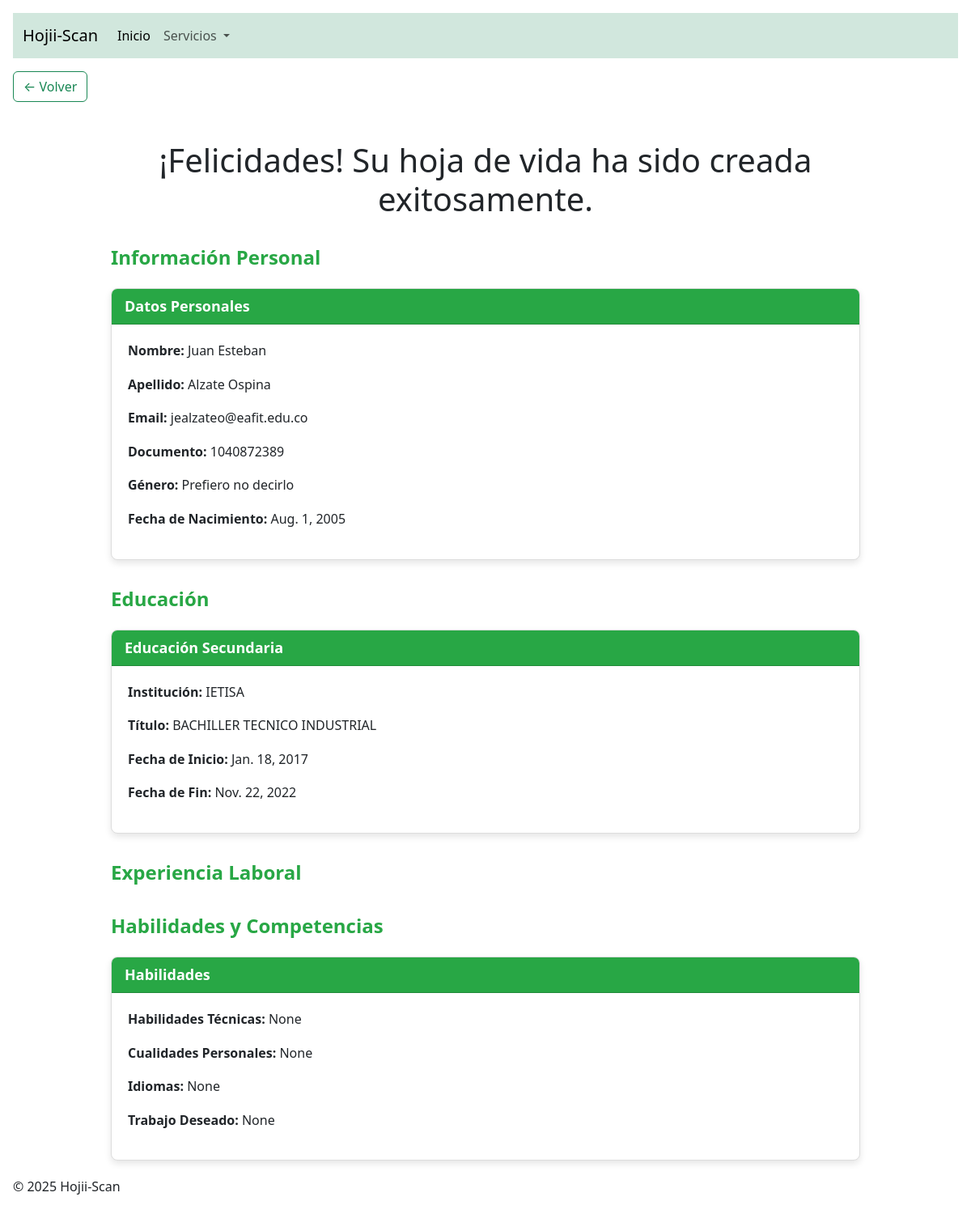
The app's page /cv/hoja_vida/1040872389/ with its own data.
### cv_forms/models.py (models this page shows, shortened)
class PersonalInfo(models.Model):
    GENERO_OPCIONES = [
        ('M', 'Masculino'),
        ('F', 'Femenino'),
        ('NB', 'No Binario'),
        ('O', 'Otro'),
        ('P', 'Prefiero no decirlo'),
    ]
    nombre = models.CharField(max_length=100)
    apellido = models.CharField(max_length=100)
    email = models.EmailField()
    documento = models.CharField(max_length=20, unique=True)
    genero = models.CharField(max_length=2, choices=GENERO_OPCIONES, default='P')
    fecha_nacimiento = models.DateField(null=True, blank=True)

class EducationInfo(models.Model):
    personal_info = models.ForeignKey(PersonalInfo, on_delete=models.CASCADE, related_name="education_info")
    TIPO_EDUCACION = [
        ('secundaria', 'Educación Secundaria'),
        ('universitaria', 'Educación Superior Universitaria'),
        ('posgrado', 'Educación de Posgrado'),
        ('otros', 'Otros estudios'),
    ]
    tipo = models.CharField(max_length=50, choices=TIPO_EDUCACION, default='secundaria')
    institucion = models.CharField(max_length=100, blank=True, null=True)
    titulo = models.CharField(max_length=100, blank=True, null=True)
    fecha_inicio = models.DateField(null=True, blank=True)
    fecha_fin = models.DateField(null=True, blank=True)
    from django.db import models

class HabilidadesCompetencias(models.Model):
    personal_info = models.OneToOneField('PersonalInfo', on_delete=models.CASCADE, related_name='habilidades')
    habilidades_tecnicas = models.TextField(blank=True, null=True, help_text="Ejemplo: Python, SQL, Redes")
    cualidades_personales = models.TextField(blank=True, null=True, help_text="Ejemplo: Responsable, puntual, trabajo en equipo")
    idiomas = models.TextField(blank=True, null=True, help_text="Ejemplo: Español nativo, Inglés B1")
    trabajo_deseado = models.CharField(max_length=255, blank=True, null=True, help_text="Ejemplo: Busco empleo como desarrollador backend en tecnología Python")

### cv_forms/views.py (the view)
# urls.py: path('hoja_vida/<str:documento>/', hoja_vida, name='hoja_vida'),
def hoja_vida(request, documento):
    personal_info = get_object_or_404(PersonalInfo, documento=documento)
    return render(request, 'hoja_vida.html', {'personal_info': personal_info})

### cv_forms/templates/hoja_vida.html (shortened to what this page needs)
{% extends 'base.html' %}
{% load static %}
{% block content %}
<head>
    <link href="https://cdn.jsdelivr.net/npm/bootstrap@5.3.0/dist/css/bootstrap.min.css" rel="stylesheet">
</head>
<body>
    <div class="container mt-5">
        <div class="row justify-content-center">
            <div class="col-md-10">
                <h1 class="text-center mb-4">¡Felicidades! Su hoja de vida ha sido creada exitosamente.</h1>
                <div class="section-title">Información Personal</div>
                <div class="card">
                    <div class="card-header">Datos Personales</div>
                    <div class="card-body">
                        <p><strong>Nombre:</strong> {{ personal_info.nombre }}</p>
                        <p><strong>Apellido:</strong> {{ personal_info.apellido }}</p>
                        <p><strong>Email:</strong> {{ personal_info.email }}</p>
                        <p><strong>Documento:</strong> {{ personal_info.documento }}</p>
                        <p><strong>Género:</strong> {{ personal_info.get_genero_display }}</p>
                        <p><strong>Fecha de Nacimiento:</strong> {{ personal_info.fecha_nacimiento }}</p>
                    </div>
                </div>
                <div class="section-title">Educación</div>
                {% for educacion in personal_info.education_info.all %}
                    <div class="card">
                        <div class="card-header">{{ educacion.get_tipo_display }}</div>
                        <div class="card-body">
                            <p><strong>Institución:</strong> {{ educacion.institucion }}</p>
                            <p><strong>Título:</strong> {{ educacion.titulo }}</p>
                            <p><strong>Fecha de Inicio:</strong> {{ educacion.fecha_inicio }}</p>
                            <p><strong>Fecha de Fin:</strong> {{ educacion.fecha_fin }}</p>
                        </div>
                    </div>
                {% endfor %}
                <div class="section-title">Experiencia Laboral</div>
                <div class="section-title">Habilidades y Competencias</div>
                <div class="card">
                    <div class="card-header">Habilidades</div>
                    <div class="card-body">
                        <p><strong>Habilidades Técnicas:</strong> {{ personal_info.habilidades.habilidades_tecnicas }}</p>
                        <p><strong>Cualidades Personales:</strong> {{ personal_info.habilidades.cualidades_personales }}</p>
                        <p><strong>Idiomas:</strong> {{ personal_info.habilidades.idiomas }}</p>
                        <p><strong>Trabajo Deseado:</strong> {{ personal_info.habilidades.trabajo_deseado }}</p>
                    </div>
                </div>
            </div>
        </div>
    </div>
</body>
</html>
{% endblock %}

### static/css/estilos.css (style rules this page uses)
body { font-family: 'Segoe UI', Tahoma, Geneva, Verdana, sans-serif; text-align: center; background-color: #f5f5f5; padding: 40px 20px; }
.container { max-width: 960px; margin: 0 auto; padding: 0 20px; }
h1 { font-size: 36px; color: #042C5C; font-weight: 700; margin: 24px 0 24px; }
.card { background-color: #ffffff; border: 1px solid #e2e2e2; border-radius: 10px; margin-bottom: 30px; box-shadow: 0 4px 12px rgba(0, 0, 0, 0.06); overflow: hidden; text-align: left; }
.card-header { background-color: #28a745; color: white; font-weight: 700; padding: 15px 20px; font-size: 18px; }
.card-body { padding: 25px 30px; line-height: 1.6; color: #333; }
.section-title { font-size: 26px; color: #28a745; font-weight: 700; margin: 60px 0 30px; }

### cv_forms/templates/hoja_vida.html (style rules this page uses)
.card { margin-bottom: 20px; border: 1px solid #ddd; border-radius: 8px; box-shadow: 0 4px 8px rgba(0, 0, 0, 0.1); }
.card-header { background-color: #28a745; color: white; font-weight: bold; }
.card-body { padding: 20px; }
.section-title { margin-top: 30px; margin-bottom: 20px; font-size: 24px; font-weight: bold; color: #28a745; }

### records on screen
PersonalInfo: nombre "Juan Esteban", apellido "Alzate Ospina", email "jealzateo@eafit.edu.co", documento "1040872389", genero "Prefiero no decirlo", fecha_nacimiento "Aug. 1, 2005", habilidades.habilidades_tecnicas "None", habilidades.cualidades_personales "None", habilidades.idiomas "None", habilidades.trabajo_deseado "None"
EducationInfo: tipo "Educación Secundaria", institucion "IETISA", titulo "BACHILLER TECNICO INDUSTRIAL", fecha_inicio "Jan. 18, 2017", fecha_fin "Nov. 22, 2022"
